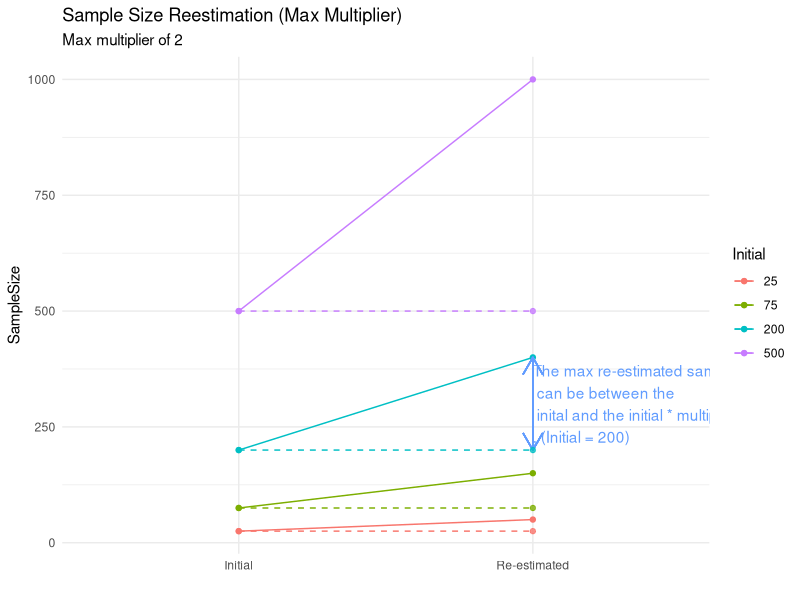

Source code (R):
# Title: Sample Size Reestimation
# Author: Gareth Burns
# Creation Date: 10/01/2024
# Description: Expected Behavior using "Max Multiplier" for 4
# "initial" sample sizes


# Load Libraries ----------------------------------------------------------
library(ggplot2)


# User-defined Variables --------------------------------------------------
MaxMultiplier <- 2
SampleSizes <- c(25, 75, 200, 500)

data <-
  data.frame(
    Initial = as.factor(rep(SampleSizes, 2)),
    Cat = c(rep("Initial", 4), rep("Re-estimated", 4)),
    SampleSize = c(SampleSizes, SampleSizes * MaxMultiplier)
  )
data1 <-
  data.frame(
    Initial = as.factor(rep(SampleSizes, 2)),
    Cat = c(rep("Initial", 4), rep("Re-estimated", 4)),
    SampleSize = c(SampleSizes, SampleSizes)
  )


# Plot --------------------------------------------------------------------

plot <- ggplot(data, aes(
  x = Cat,
  y = SampleSize,
  group = Initial,
  colour = Initial
)) +
  geom_point() +
  geom_path() +
  ggtitle(label = "Sample Size Reestimation (Max Multiplier)",
          subtitle = "Max multiplier of 2") +
  theme_minimal() +
  xlab("") +
  geom_segment(
    aes(
      x = "Re-estimated",
      y = 200,
      xend = "Re-estimated",
      yend = 400
    ),
    colour = "#619CFF",
    arrow = arrow(length = unit(0.5, "cm"), ends = "both"),
    show.legend = FALSE
  ) +
  geom_point(data = data1, alpha = 0.8) +
  geom_path(data = data1,  linetype = "dashed") +
  annotate(
    "text",
    x = "Re-estimated",
    y = 300,
    label = "The max re-estimated sample size\n can be between the \n inital and the initial * multiplier\n, (Initial = 200)",
    hjust = 0,
    colour = "#619CFF"
  )

ggsave(filename = file.path("KerusCloud", "Sample Size Reestimation", "maxmultiplier.png"), plot = plot, bg = "white", width = 1000, height = 478, units = "px", dpi = "screen")


